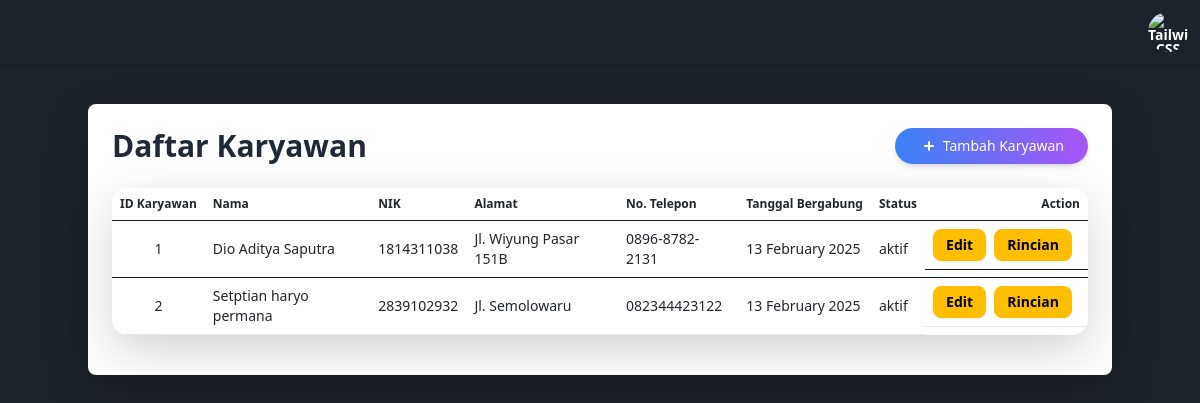
Page /karyawan.php on the committed database.
### tables this page shows
CREATE TABLE `karyawan` (
  `id_karyawan` int(11) NOT NULL,
  `nama` varchar(100) NOT NULL,
  `nik` varchar(20) NOT NULL,
  `alamat` text DEFAULT NULL,
  `no_telepon` varchar(15) DEFAULT NULL,
  `tanggal_pendaftaran` date DEFAULT NULL,
  `status_aktif` enum('aktif','nonaktif') NOT NULL DEFAULT 'aktif'
);

### karyawan.php (the view, shortened to what this page needs)
<?php
    include "service/database.php";
?>
<!DOCTYPE html>
<html lang="en">
<head>
  <link rel="stylesheet" href="https://cdn.datatables.net/1.13.6/css/jquery.dataTables.min.css">
  <link rel="stylesheet" href="https://cdnjs.cloudflare.com/ajax/libs/twitter-bootstrap/5.3.0/css/bootstrap.min.css">
  <link rel="stylesheet" href="https://cdn.datatables.net/2.2.1/css/dataTables.bootstrap5.css">
</head>
<body>
<?php include "layout/header-login.php" ?>
<main class=" min-h-screen py-10" data-theme="dark">
  <div class="max-w-5xl mx-auto p-4 bg-white dark:bg-gray-800 shadow-lg rounded-lg">
    <div class="flex justify-between items-center mb-6">
      <h2 class="text-3xl font-semibold text-gray-800 dark:text-white">Daftar Karyawan</h2>
      <div class="flex items-center space-x-4">
        <a href="tambah-karyawan.php" class="relative group">
          <button class="relative px-4 py-2 text-sm font-medium text-white bg-gradient-to-r from-blue-500 to-purple-500 rounded-full shadow-md hover:from-purple-500 hover:to-blue-500 hover:shadow-lg transform hover:scale-105 transition-transform duration-300">
            <span class="flex items-center gap-1">
              <svg xmlns="http://www.w3.org/2000/svg" class="h-5 w-5 fill-current text-white group-hover:rotate-90 transition-transform duration-300" viewBox="0 0 20 20" fill="currentColor">
                <path fill-rule="evenodd" d="M10 5a1 1 0 011 1v3h3a1 1 0 110 2h-3v3a1 1 0 11-2 0v-3H6a1 1 0 110-2h3V6a1 1 0 011-1z" clip-rule="evenodd" />
              </svg>
              Tambah Karyawan
            </span>
          </button>
        </a>
      </div>
    </div>
    <table id="example" class="table table=strped  min-w-full divide-y divide-gray-200 dark:divide-gray-700 rounded-lg overflow-hidden shadow-lg">
      <thead class="bg-gray-50 dark:bg-gray-800">
        <tr>
          <th scope="col" class="">
            ID Karyawan
          </th>
          <th scope="col" class="">
            Nama
          </th>
          <th scope="col" class="">
            NIK
          </th>
          <th scope="col" class="">
            Alamat
          </th>
          <th scope="col" class="">
            No. Telepon
          </th>
          <th scope="col" class="">
            Tanggal Bergabung
          </th>
          <th scope="col" class="">
            Status
          </th>
          <th scope="col" class="text-right">
            Action
          </th>
        </tr>
      </thead>
        <tbody id="karyawanList" class="bg-white divide-y divide-gray-200 dark:bg-gray-900 dark:divide-gray-700">
          <?php
          $query = "SELECT * FROM karyawan";
          $result = mysqli_query($db, $query);
          if (mysqli_num_rows($result) > 0) {
          while ($row = mysqli_fetch_assoc($result)) {
            echo '<tr class="hover:bg-gray-100 dark:hover:bg-gray-700 transition-all">';
            echo '<td style="text-align: center">' . $row['id_karyawan'] . '</td>';
            echo '<td>' . $row['nama'] . '</td>';
            echo '<td>' . $row['nik'] . '</td>';
            echo '<td class="max-w-[200px] break-words overflow-hidden text-ellipsis">' . $row['alamat'] . '</td>';
            echo '<td>' . $row['no_telepon'] . '</td>';
            echo '<td>' . date('d F Y', strtotime($row['tanggal_pendaftaran'])) . '</td>';
            echo '<td>' . $row['status_aktif'] . '</td>';
            echo '<td class="flex justify-between">';
            echo '<a href="edit-karyawan.php?id=' . $row['id_karyawan'] . '" class="btn btn-sm mr-2 btn-warning">Edit</a>';
            echo '<a href="rincian-karyawan.php?id=' . $row['id_karyawan'] . '" class="btn btn-sm mr-2 btn-warning">Rincian</a>';
            echo '</td>';
            echo '</tr>';
              }
            } else {
              echo '<tr><td colspan="7" class="py-2 px-4 text-center">Tidak ada data karyawan</td></tr>';
              }
              ?>
        </tbody>
    </table>
  </div>
</main>
</body>
</html>

### rows in the picture
karyawan: id_karyawan "1", nama "Dio Aditya Saputra", nik "1814311038", alamat "Jl. Wiyung Pasar 151B", no_telepon "0896-8782-2131", tanggal_pendaftaran "13 February 2025", status_aktif "aktif"
karyawan: id_karyawan "2", nama "Setptian haryo permana", nik "2839102932", alamat "Jl. Semolowaru", no_telepon "082344423122", tanggal_pendaftaran "13 February 2025", status_aktif "aktif"
